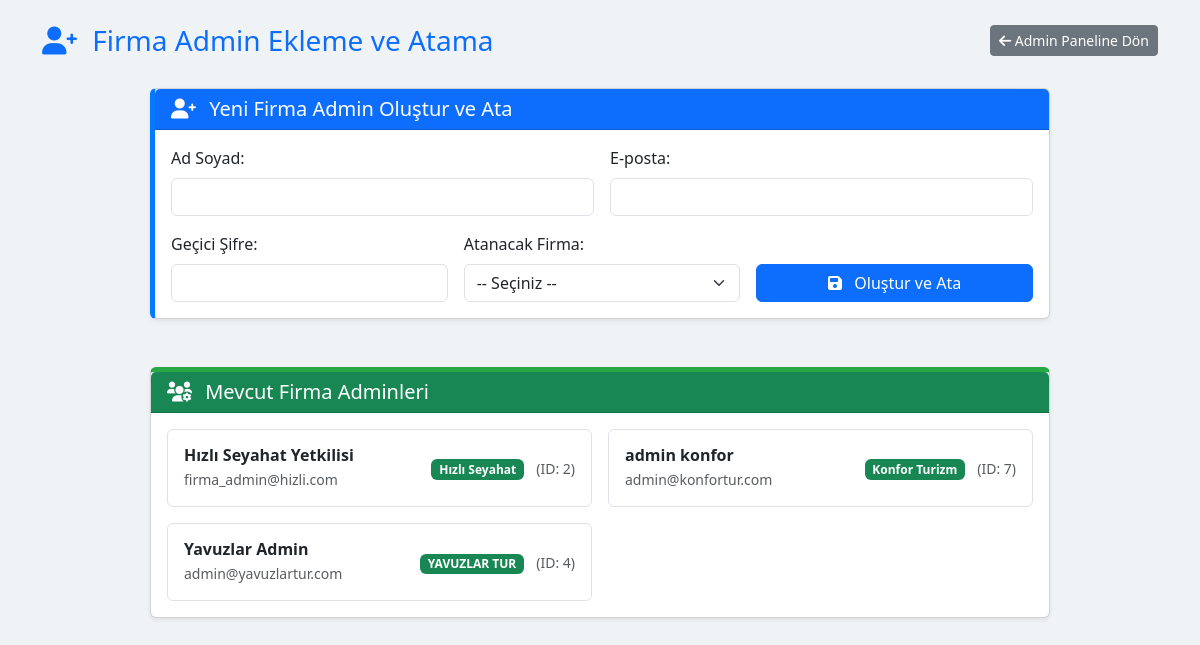
Screenshot of /admin_user_crud.php (signed in) with the database file from the repository.
### tables this page shows
CREATE TABLE users (
    id INTEGER PRIMARY KEY AUTOINCREMENT,
    fullname TEXT NOT NULL,
    email TEXT UNIQUE NOT NULL,
    password TEXT NOT NULL,
    role TEXT NOT NULL CHECK (role IN ('admin', 'firma_admin', 'user')),
    company_id INTEGER NULLABLE,
    balance REAL DEFAULT 0.0,
    FOREIGN KEY (company_id) REFERENCES companies(id)
);

CREATE TABLE companies (
    id INTEGER PRIMARY KEY AUTOINCREMENT,
    name TEXT UNIQUE NOT NULL
);

### src/admin_user_crud.php (the view, shortened to what this page needs)
<?php
require 'db.php';
try {
    $sql_admin_users = "
        SELECT
            u.id, u.fullname, u.email, c.name AS company_name, c.id AS company_id
        FROM users u
        JOIN companies c ON u.company_id = c.id
        WHERE u.role = 'firma_admin'
        ORDER BY c.name, u.fullname
    ";
    $admin_users = $pdo->query($sql_admin_users)->fetchAll(PDO::FETCH_ASSOC);
} catch (PDOException $e) {
    $error = "Mevcut firma adminleri listelenirken hata oluştu.";
}
?>
<!DOCTYPE html>
<html lang="tr">
<head>
    <link href="https://cdn.jsdelivr.net/npm/bootstrap@5.3.3/dist/css/bootstrap.min.css" rel="stylesheet" xintegrity="sha384-QWTKZyjpPEjISv5WaRU9OFeRpok6YctnYmDr5pNlyT2bRjXh0JMhjY6hW+ALEwIH">
    <link rel="stylesheet" href="https://cdnjs.cloudflare.com/ajax/libs/font-awesome/6.0.0-beta3/css/all.min.css">
</head>
<body>
    <div class="container">
        <div class="d-flex justify-content-between align-items-center mt-4 mb-4">
            <h1 class="h3 mb-0 text-primary"><i class="fas fa-user-plus me-2"></i> Firma Admin Ekleme ve Atama</h1>
            <a href="admin_panel.php" class="btn btn-secondary btn-sm"><i class="fas fa-arrow-left"></i> Admin Paneline Dön</a>
        </div>
        <div class="card shadow-sm mb-5 form-card">
            <div class="card-header bg-primary text-white">
                <h2 class="h5 mb-0"><i class="fas fa-user-plus me-2"></i> Yeni Firma Admin Oluştur ve Ata</h2>
            </div>
            <div class="card-body">
                <form method="POST" action="admin_user_crud.php">
                    <div class="row g-3">
                        <div class="col-md-6">
                            <label for="fullname" class="form-label">Ad Soyad:</label>
                            <input type="text" id="fullname" name="fullname" class="form-control" required>
                        </div>
                        <div class="col-md-6">
                            <label for="email" class="form-label">E-posta:</label>
                            <input type="email" id="email" name="email" class="form-control" required>
                        </div>
                        <div class="col-md-4">
                            <label for="password" class="form-label">Geçici Şifre:</label>
                            <input type="password" id="password" name="password" class="form-control" required>
                        </div>
                        <div class="col-md-4">
                            <label for="company_id" class="form-label">Atanacak Firma:</label>
                            <select id="company_id" name="company_id" class="form-select" required>
                                <option value="">-- Seçiniz --</option>
                            </select>
                        </div>
                        <div class="col-md-4 d-flex align-items-end">
                            <button type="submit" class="btn btn-primary w-100"><i class="fas fa-save me-2"></i> Oluştur ve Ata</button>
                        </div>
                    </div>
                </form>
            </div>
        </div>
        <div class="card shadow-sm list-card">
            <div class="card-header bg-success text-white">
                <h2 class="h5 mb-0"><i class="fas fa-users-cog me-2"></i> Mevcut Firma Adminleri</h2>
            </div>
            <div class="card-body">
                <?php if (empty($admin_users)): ?>
                    <div class="alert alert-info text-center mb-0">Sistemde atanmış Firma Admin bulunmamaktadır.</div>
                <?php else: ?>
                    <div class="row g-3">
                        <?php foreach ($admin_users as $user): ?>
                            <div class="col-md-6">
                                <div class="p-3 border rounded d-flex justify-content-between align-items-center">
                                    <div>
                                        <h6 class="mb-1 fw-bold"><?= htmlspecialchars($user['fullname']) ?></h6>
                                        <p class="mb-0 small text-muted"><?= htmlspecialchars($user['email']) ?></p>
                                    </div>
                                    <div class="text-end">
                                        <span class="badge bg-success me-2"><?= htmlspecialchars($user['company_name']) ?></span>
                                        <span class="text-muted small">(ID: <?= $user['id'] ?>)</span>
                                    </div>
                                </div>
                            </div>
                        <?php endforeach; ?>
                    </div>
                <?php endif; ?>
            </div>
        </div>
    </div>
</body>
</html>

### src/admin_user_crud.php (style rules this page uses)
body { background-color: #f0f3f5; }
.form-card, .list-card { max-width: 900px; margin: 30px auto; }
.form-card { border-left: 5px solid #007bff; }
.list-card { border-top: 5px solid #28a745; }

### rows the page displays
users: fullname "Hızlı Seyahat Yetkilisi", email "firma_admin@hizli.com", company.name "Hızlı Seyahat", id "2"
users: fullname "admin konfor", email "admin@konfortur.com", company.name "Konfor Turizm", id "7"
users: fullname "Yavuzlar Admin", email "admin@yavuzlartur.com", company.name "YAVUZLAR TUR", id "4"
